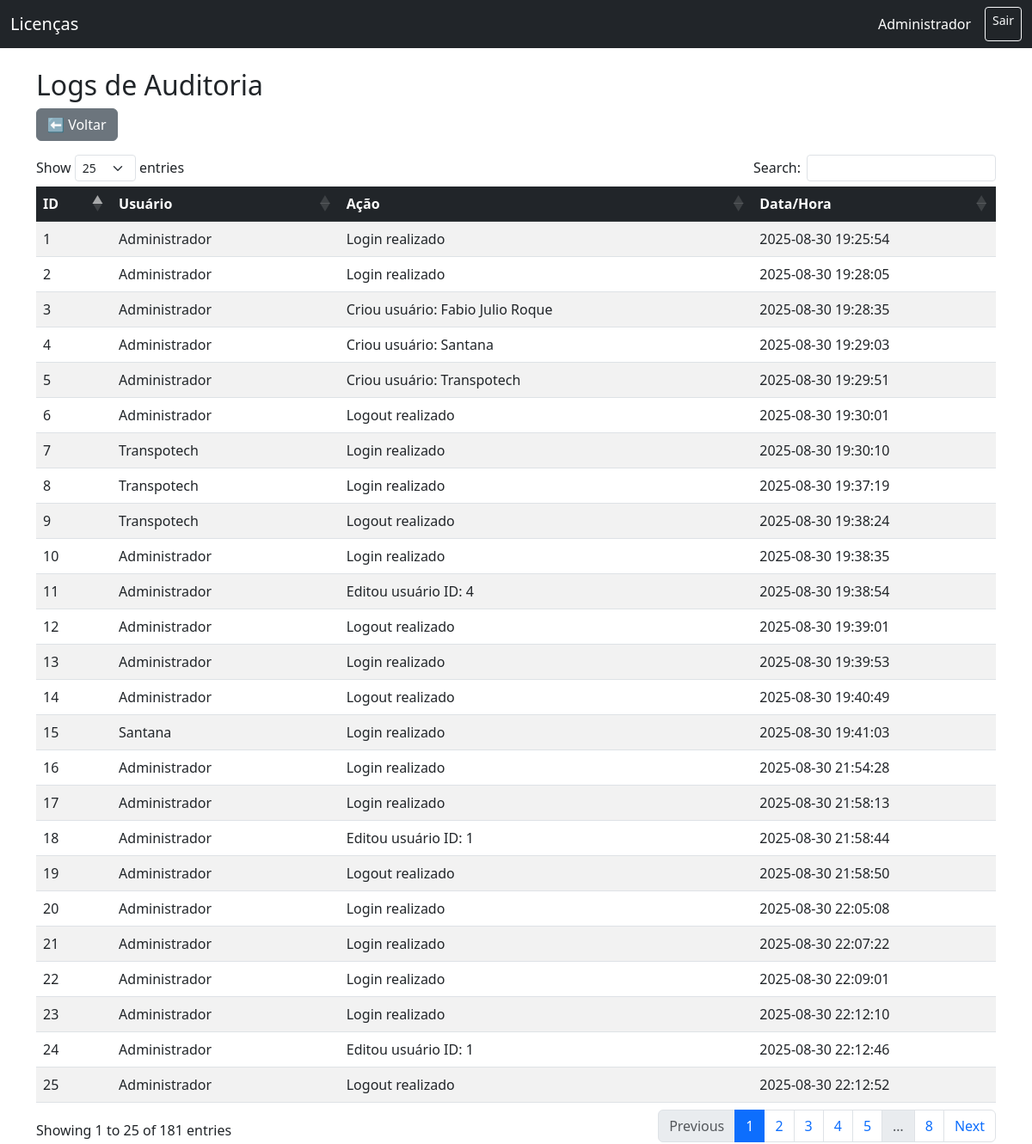
The app's page /admin/logs (signed in) with its own data.
### tables this page shows
CREATE TABLE logs (
        id INTEGER PRIMARY KEY AUTOINCREMENT,
        usuario TEXT,
        acao TEXT,
        data_hora TEXT
    );

### app.py (the view)
@app.route("/admin/logs")
def admin_logs():
    if session.get("user_tipo") != "admin":
        return redirect(url_for("login"))
    con = get_db()
    cur = con.cursor()
    cur.execute("SELECT * FROM logs ORDER BY id DESC LIMIT 200")
    logs = cur.fetchall()
    con.close()
    return render_template("admin_logs.html", logs=logs)

### app.py (called while the page is built)
def get_db():
    con = sqlite3.connect(DB_NAME)
    con.row_factory = sqlite3.Row
    return con

### templates/admin_logs.html
{% extends "base.html" %}
{% block content %}
<div class="container mt-4">
    <h2>Logs de Auditoria</h2>
    <div class="mb-3">
        <a href="{{ url_for('admin') }}" class="btn btn-secondary">⬅ Voltar</a>
    </div>
    {% if logs %}
    <div class="table-responsive">
        <table class="table table-striped table-hover">
            <thead class="table-dark">
                <tr>
                    <th>ID</th>
                    <th>Usuário</th>
                    <th>Ação</th>
                    <th>Data/Hora</th>
                </tr>
            </thead>
            <tbody>
                {% for log in logs %}
                <tr>
                    <td>{{ log.id }}</td>
                    <td>{{ log.usuario }}</td>
                    <td>{{ log.acao }}</td>
                    <td>{{ log.data_hora }}</td>
                </tr>
                {% endfor %}
            </tbody>
        </table>
    </div>
    {% else %}
    <div class="alert alert-warning">Nenhum log registrado.</div>
    {% endif %}
</div>
{% endblock %}

### records on screen
logs: id "25", usuario "Administrador", acao "Logout realizado", data_hora "2025-08-30 22:12:52"
logs: id "24", usuario "Administrador", acao "Editou usuário ID: 1", data_hora "2025-08-30 22:12:46"
logs: id "23", usuario "Administrador", acao "Login realizado", data_hora "2025-08-30 22:12:10"
logs: id "22", usuario "Administrador", acao "Login realizado", data_hora "2025-08-30 22:09:01"
logs: id "21", usuario "Administrador", acao "Login realizado", data_hora "2025-08-30 22:07:22"
logs: id "20", usuario "Administrador", acao "Login realizado", data_hora "2025-08-30 22:05:08"
logs: id "19", usuario "Administrador", acao "Logout realizado", data_hora "2025-08-30 21:58:50"
logs: id "18", usuario "Administrador", acao "Editou usuário ID: 1", data_hora "2025-08-30 21:58:44"
logs: id "17", usuario "Administrador", acao "Login realizado", data_hora "2025-08-30 21:58:13"
logs: id "16", usuario "Administrador", acao "Login realizado", data_hora "2025-08-30 21:54:28"
logs: id "15", usuario "Santana", acao "Login realizado", data_hora "2025-08-30 19:41:03"
logs: id "14", usuario "Administrador", acao "Logout realizado", data_hora "2025-08-30 19:40:49"
logs: id "13", usuario "Administrador", acao "Login realizado", data_hora "2025-08-30 19:39:53"
logs: id "12", usuario "Administrador", acao "Logout realizado", data_hora "2025-08-30 19:39:01"
logs: id "11", usuario "Administrador", acao "Editou usuário ID: 4", data_hora "2025-08-30 19:38:54"
logs: id "10", usuario "Administrador", acao "Login realizado", data_hora "2025-08-30 19:38:35"
logs: id "9", usuario "Transpotech", acao "Logout realizado", data_hora "2025-08-30 19:38:24"
logs: id "8", usuario "Transpotech", acao "Login realizado", data_hora "2025-08-30 19:37:19"
logs: id "7", usuario "Transpotech", acao "Login realizado", data_hora "2025-08-30 19:30:10"
logs: id "6", usuario "Administrador", acao "Logout realizado", data_hora "2025-08-30 19:30:01"
logs: id "5", usuario "Administrador", acao "Criou usuário: Transpotech", data_hora "2025-08-30 19:29:51"
logs: id "4", usuario "Administrador", acao "Criou usuário: Santana", data_hora "2025-08-30 19:29:03"
logs: id "3", usuario "Administrador", acao "Criou usuário: Fabio Julio Roque", data_hora "2025-08-30 19:28:35"
logs: id "2", usuario "Administrador", acao "Login realizado", data_hora "2025-08-30 19:28:05"
logs: id "1", usuario "Administrador", acao "Login realizado", data_hora "2025-08-30 19:25:54"

### other values on screen
{{ session.get('user_nome') }} "Administrador"
